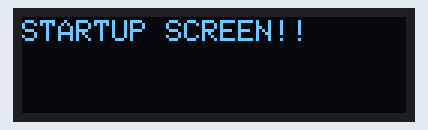
Recording of a sketch running on a simulated Arduino Uno, built with avr-gcc and run on an emulated ATmega328P. Parts: 128×32 one-colour display.

Above: at 0.1 s.
At 7.1 s:
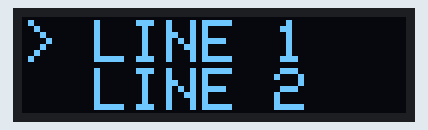
At 10.1 s:
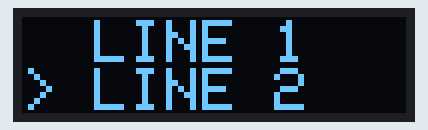
At 13.1 s:
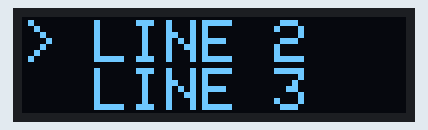
At 16.2 s:
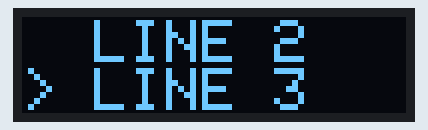

Measured:
- what the display in image 1 shows lasts 3.0 s, from 7.1 s to 10.1 s

The sketch:

menu.ino
```cpp
#include <SPI.h>
#include <Wire.h>
#include <Adafruit_GFX.h>
#include <Adafruit_SSD1306.h>

#define SCREEN_WIDTH 128 // OLED display width, in pixels
#define SCREEN_HEIGHT 32 // OLED display height, in pixels

// Declaration for an SSD1306 display connected to I2C (SDA, SCL pins)
#define OLED_RESET 4 // Reset pin # (or -1 if sharing Arduino reset pin)
Adafruit_SSD1306 display(SCREEN_WIDTH, SCREEN_HEIGHT, &Wire, OLED_RESET);

int index = 1;

void setup()
{
  Serial.begin(9600);

  // SSD1306_SWITCHCAPVCC = generate display voltage from 3.3V internally
  if (!display.begin(SSD1306_SWITCHCAPVCC, 0x3C))
  { // Address 0x3C for 128x32
    Serial.println(F("SSD1306 allocation failed"));
    for (;;)
      ; // Don't proceed, loop forever
  }

  startupScreen();
  delay(7000);

  updateMenu();
  index = 2;
  delay(3000);
  updateMenu();
  index = 3;
  delay(3000);
  updateMenu();
  index = 4;
  delay(3000);
  updateMenu();
  index = 5;
}

void loop()
{

}

void startupScreen()
{
  display.clearDisplay();
  display.setTextSize(1);
  display.setTextColor(SSD1306_WHITE);
  display.setCursor(0, 1);
  display.println(F("STARTUP SCREEN!!\n"));
  display.display();
}

void updateMenu()
{
  switch (index)
  {
  case 0:
    index = 1;
    break;
  case 1:
    display.clearDisplay();
    display.setTextSize(2);
    display.setTextColor(SSD1306_WHITE);
    display.setCursor(0, 1);
    display.println(F("> LINE 1"));
    display.println(F("  LINE 2"));
    display.display();
    break;
  case 2:
    display.clearDisplay();
    display.setTextSize(2);
    display.setTextColor(SSD1306_WHITE);
    display.setCursor(0, 1);
    display.println(F("  LINE 1"));
    display.println(F("> LINE 2"));
    display.display();
    break;
  case 3:
    display.clearDisplay();
    display.setTextSize(2);
    display.setTextColor(SSD1306_WHITE);
    display.setCursor(0, 1);
    display.println(F("> LINE 2"));
    display.println(F("  LINE 3"));
    display.display();
    break;
  case 4:
    display.clearDisplay();
    display.setTextSize(2);
    display.setTextColor(SSD1306_WHITE);
    display.setCursor(0, 1);
    display.println(F("  LINE 2"));
    display.println(F("> LINE 3"));
    display.display();
  }
}
```
